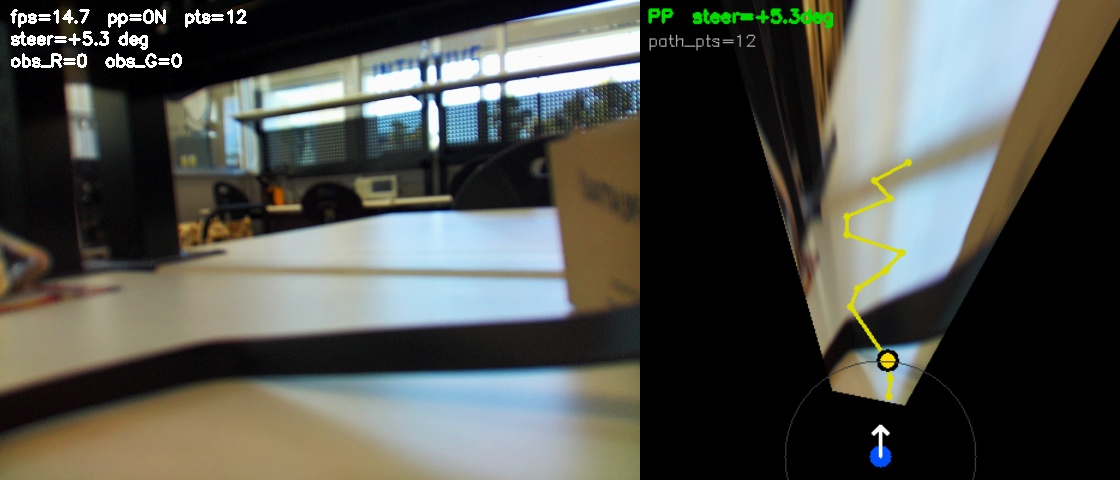
#> input picture src/RASPI/cam/bev_snapshot_2261.jpg, 1120 x 480 px
$ python pick_color.py --image ../bev_snapshot_2261.jpg
#> lines starting #> are read from the running program, lines starting #| are printed output that depends on the picture; after the words box and inside, x2 and y2 are one past the last pixel; in counts of white or black regions, pixels touching at a corner belong together
#> in main, img is the input picture: shape (480, 1120, 3); mean B, G, R 77, 82.8, 81
"""
pick_color.py — Selector interactivo de rango HSV para calibrar colores de piso
(líneas guía azul/naranja del tapete WRO) o cualquier otro color.

POR QUÉ:
  FLOOR_LOWER_BLUE / FLOOR_UPPER_BLUE / FLOOR_LOWER_ORANGE / FLOOR_UPPER_ORANGE
  en config.py son valores de arranque — dependen de tu cámara e iluminación.
  Este script te deja clickear/arrastrar sobre los pixeles reales de las
  líneas en tu tapete y te imprime el rango HSV exacto que cubriste.

USO:
  # Sobre la imagen BEV en vivo (recomendado — mismo espacio que usa
  # centerline.py, así ves exactamente lo que "ve" el algoritmo):
  python pick_color.py --bev

  # Sobre el frame crudo de cámara (si aún no calibraste el BEV):
  python pick_color.py

  # Sobre una imagen guardada:
  python pick_color.py --image ruta/a/foto.jpg

CONTROLES:
  Click izquierdo + arrastrar : muestrea un parche de pixeles bajo el cursor
                                 (acumula min/max HSV de todo lo que arrastres)
  'r'                          : reinicia la acumulación (empezar de cero)
  'p'                          : imprime el rango acumulado ahora mismo
  ESC / 'q'                    : imprime rango final (con margen) y sale

El HSV bajo el cursor se muestra en vivo en la esquina superior izquierda,
junto con el rango acumulado hasta el momento.
"""

import argparse
import sys
import os

import cv2
import numpy as np

_HERE = os.path.dirname(os.path.abspath(__file__))
if _HERE not in sys.path:
    sys.path.insert(0, _HERE)

PATCH_HALF = 3   # radio del parche muestreado alrededor del cursor (px)
MARGIN_H   = 3   # margen de seguridad agregado al rango final
MARGIN_SV  = 15


class Picker:
    def __init__(self):
        self.h_min, self.s_min, self.v_min = 255, 255, 255
        self.h_max, self.s_max, self.v_max = 0, 0, 0
        self.n_samples = 0
        self.dragging = False

    def reset(self):
        self.__init__()

    def add(self, hsv_patch: np.ndarray):
        if hsv_patch.size == 0:
            return
        h, s, v = hsv_patch[..., 0], hsv_patch[..., 1], hsv_patch[..., 2]
        self.h_min = min(self.h_min, int(h.min())); self.h_max = max(self.h_max, int(h.max()))
        self.s_min = min(self.s_min, int(s.min())); self.s_max = max(self.s_max, int(s.max()))
        self.v_min = min(self.v_min, int(v.min())); self.v_max = max(self.v_max, int(v.max()))
        self.n_samples += hsv_patch.shape[0] * hsv_patch.shape[1] if hsv_patch.ndim >= 2 else hsv_patch.shape[0]

    def has_data(self) -> bool:
        return self.n_samples > 0

    def print_range(self, with_margin: bool = True):
        if not self.has_data():
            print("[pick_color] Sin muestras todavía — arrastra sobre el color primero.")
            return
        if with_margin:
            h_lo = max(0,   self.h_min - MARGIN_H)
            h_hi = min(179, self.h_max + MARGIN_H)
            s_lo = max(0,   self.s_min - MARGIN_SV)
            s_hi = min(255, self.s_max + MARGIN_SV)
            v_lo = max(0,   self.v_min - MARGIN_SV)
            v_hi = min(255, self.v_max + MARGIN_SV)
        else:
            h_lo, h_hi = self.h_min, self.h_max
            s_lo, s_hi = self.s_min, self.s_max
            v_lo, v_hi = self.v_min, self.v_max

        print(f"\n[pick_color] {self.n_samples} px muestreados"
              f" (margen {'+' if with_margin else 'sin'} aplicado)")
        print(f"  crudo : H[{self.h_min}-{self.h_max}] S[{self.s_min}-{self.s_max}] V[{self.v_min}-{self.v_max}]")
        print(f"  LOWER = np.array([{h_lo}, {s_lo}, {v_lo}])")
        print(f"  UPPER = np.array([{h_hi}, {s_hi}, {v_hi}])\n")


def run(get_frame, bev_mode: bool):
#> called with bev_mode = False
    picker = Picker()
    win = "pick_color BEV" if bev_mode else "pick_color camara"
    cv2.namedWindow(win, cv2.WINDOW_NORMAL)

    state = {"frame": None, "hsv": None, "mouse": (0, 0)}

    def on_mouse(event, x, y, flags, param):
        state["mouse"] = (x, y)
        if event == cv2.EVENT_LBUTTONDOWN:
            picker.dragging = True
        elif event == cv2.EVENT_LBUTTONUP:
            picker.dragging = False
        if picker.dragging and state["hsv"] is not None:
            h, w = state["hsv"].shape[:2]
            x0, x1 = max(0, x - PATCH_HALF), min(w, x + PATCH_HALF + 1)
            y0, y1 = max(0, y - PATCH_HALF), min(h, y + PATCH_HALF + 1)
            picker.add(state["hsv"][y0:y1, x0:x1])

    cv2.setMouseCallback(win, on_mouse)

    print("[pick_color] Arrastra con click izq. sobre el color a medir.")
    print("[pick_color] 'r'=reset  'p'=imprimir ahora  ESC/'q'=salir e imprimir\n")

    while True:
        frame = get_frame()
        if frame is None:
            continue
        state["frame"] = frame
        state["hsv"] = cv2.cvtColor(frame, cv2.COLOR_BGR2HSV)

        disp = frame.copy()
        mx, my = state["mouse"]
#> mx = 0; my = 0
        h, w = disp.shape[:2]
#> h = 480; w = 1120
        if 0 <= mx < w and 0 <= my < h:
            hv = state["hsv"][my, mx]
#> hv = [140, 255, 3]
            cv2.circle(disp, (mx, my), PATCH_HALF, (0, 255, 255), 1)
#> disp: shape (480, 1120, 3); under 0.01% of pixels changed, all inside (x1, y1, x2, y2) = (0, 0, 4, 4)
            txt_live = f"cursor HSV=({hv[0]},{hv[1]},{hv[2]})"
#> txt_live = 'cursor HSV=(140,255,3)'
        else:
            txt_live = "cursor HSV=(-,-,-)"

        if picker.has_data():
            txt_acc = (f"acum H[{picker.h_min}-{picker.h_max}] "
                       f"S[{picker.s_min}-{picker.s_max}] V[{picker.v_min}-{picker.v_max}]  "
                       f"n={picker.n_samples}")
        else:
            txt_acc = "acum: (arrastra para muestrear)"

        cv2.putText(disp, txt_live, (8, 22), cv2.FONT_HERSHEY_SIMPLEX, 0.55, (0, 255, 255), 2)
        cv2.putText(disp, txt_acc,  (8, 46), cv2.FONT_HERSHEY_SIMPLEX, 0.50, (0, 220, 0), 2)
        cv2.putText(disp, "r=reset  p=imprimir  ESC/q=salir", (8, h - 12),
                    cv2.FONT_HERSHEY_SIMPLEX, 0.45, (200, 200, 200), 1)
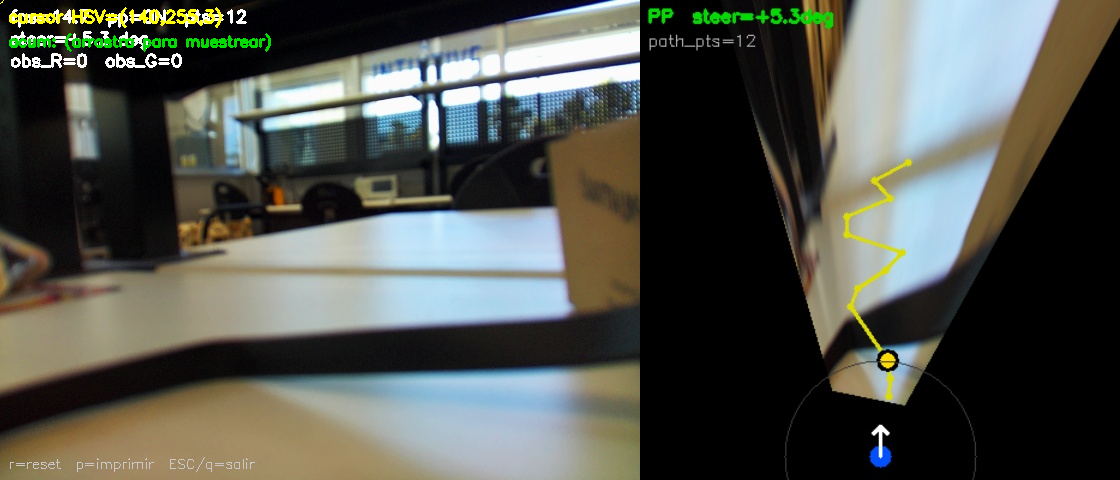
#> disp: shape (480, 1120, 3); mean B, G, R 76.7, 83.8, 81.3

        cv2.imshow(win, disp)
        key = cv2.waitKey(1) & 0xFF
#> (key q is pressed here)
        if key == ord('r'):
            picker.reset()
            print("[pick_color] Reset.")
        elif key == ord('p'):
            picker.print_range()
        elif key == 27 or key == ord('q'):
            break

    cv2.destroyAllWindows()
    picker.print_range()


def main():
    ap = argparse.ArgumentParser(description="Selector HSV interactivo para calibrar colores de piso")
    ap.add_argument("--image", type=str, default=None, help="Ruta a imagen fija en vez de cámara en vivo")
    ap.add_argument("--bev", action="store_true", help="Mostrar en espacio BEV (requiere calibración ya guardada)")
    ap.add_argument("--cam-index", type=int, default=None)
    args = ap.parse_args()

    if args.image:
        img = cv2.imread(args.image)
        if img is None:
            print(f"[pick_color] No se pudo leer {args.image}")
            sys.exit(1)
        run(lambda: img, bev_mode=False)
        return

    from vision import open_camera
    from bev import BEVTransformer
    from config import CAM_INDEX

    cam_index = args.cam_index if args.cam_index is not None else CAM_INDEX
    cap = open_camera(cam_index)
    bev = BEVTransformer() if args.bev else None
    if args.bev and not bev.is_calibrated:
        print("[pick_color] --bev pedido pero no hay bev_calib.npz — corre calibrate.py primero.")
        sys.exit(1)

    def get_frame():
        ret, frame = cap.read()
        if not ret:
            return None
        frame = cv2.flip(frame, 1)
        if bev is not None:
            return bev.warp(frame)
        return frame

    try:
        run(get_frame, bev_mode=args.bev)
    finally:
        cap.release()


if __name__ == "__main__":
    main()
